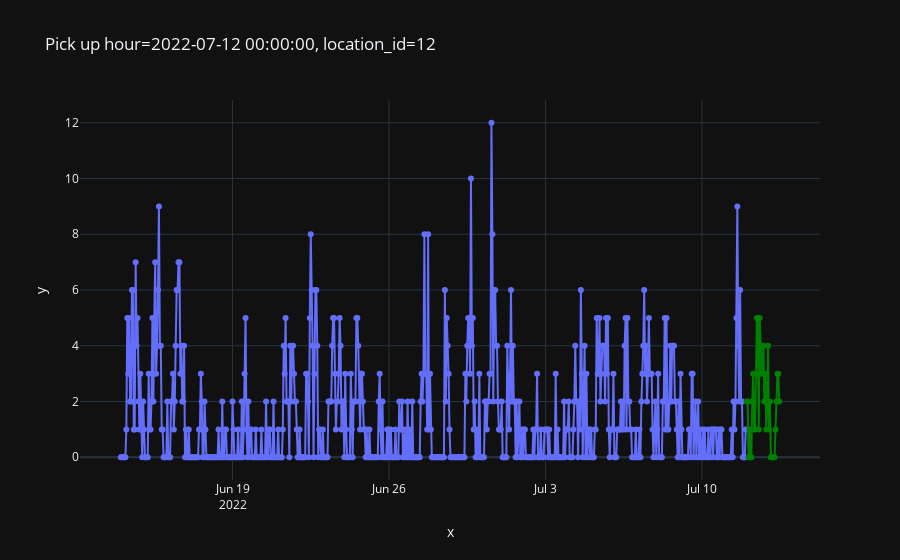

Write notebook code for a chart like this one.
### Code cell
import plotly.express as px 
# line plot with past values
title = f'Pick up hour={features_["pickup_hour"]}, location_id={features_["pickup_location_id"]}'
fig = px.line(
        x=ts_dates_features, y=ts_values_features,
        template='plotly_dark',
        markers=True, title=title
    )
# green line for the values we wanna predict
targets_fig = px.line(x=ts_dates_targets, y=target_.values.tolist(),
                template='plotly_dark', 
                markers=True, title='actual values')
targets_fig.update_traces(line_color='green')

fig.add_traces(targets_fig.data)
#fig.show()

### Figure 1 — Plotly figure (JSON) as saved in the notebook; plotly's stock layout.template omitted (floating-point values rounded to 4 significant figures; data arrays with more than 128 entries replaced by an {"elided": "..."} marker saying what was removed)
{"data": [{"hovertemplate": "x=%{x}<br>y=%{y}<extra></extra>", "legendgroup": "", "line": {"color": "#636efa", "dash": "solid"}, "marker": {"symbol": "circle"}, "mode": "markers+lines", "name": "", "orientation": "v", "showlegend": false, "type": "scatter", "x": {"elided": "672 str values"}, "xaxis": "x", "y": {"elided": "672 int values"}, "yaxis": "y"}, {"hovertemplate": "x=%{x}<br>y=%{y}<extra></extra>", "legendgroup": "", "line": {"color": "green", "dash": "solid"}, "marker": {"symbol": "circle"}, "mode": "markers+lines", "name": "", "orientation": "v", "showlegend": false, "type": "scatter", "x": ["2022-07-12T00:00:00", "2022-07-12T01:00:00", "2022-07-12T02:00:00", "2022-07-12T03:00:00", "2022-07-12T04:00:00", "2022-07-12T05:00:00", "2022-07-12T06:00:00", "2022-07-12T07:00:00", "2022-07-12T08:00:00", "2022-07-12T09:00:00", "2022-07-12T10:00:00", "2022-07-12T11:00:00", "2022-07-12T12:00:00", "2022-07-12T13:00:00", "2022-07-12T14:00:00", "2022-07-12T15:00:00", "2022-07-12T16:00:00", "2022-07-12T17:00:00", "2022-07-12T18:00:00", "2022-07-12T19:00:00", "2022-07-12T20:00:00", "2022-07-12T21:00:00", "2022-07-12T22:00:00", "2022-07-12T23:00:00", "2022-07-13T00:00:00", "2022-07-13T01:00:00", "2022-07-13T02:00:00", "2022-07-13T03:00:00", "2022-07-13T04:00:00", "2022-07-13T05:00:00", "2022-07-13T06:00:00", "2022-07-13T07:00:00", "2022-07-13T08:00:00", "2022-07-13T09:00:00", "2022-07-13T10:00:00", "2022-07-13T11:00:00"], "xaxis": "x", "y": [2, 2, 0, 1, 0, 0, 2, 3, 1, 1, 3, 5, 5, 1, 5, 4, 3, 4, 4, 2, 3, 1, 2, 4, 1, 2, 0, 0, 0, 0, 0, 1, 2, 3, 3, 2], "yaxis": "y"}], "layout": {"legend": {"tracegroupgap": 0}, "title": {"text": "Pick up hour=2022-07-12 00:00:00, location_id=12"}, "xaxis": {"anchor": "y", "domain": [0, 1], "title": {"text": "x"}}, "yaxis": {"anchor": "x", "domain": [0, 1], "title": {"text": "y"}}}}
